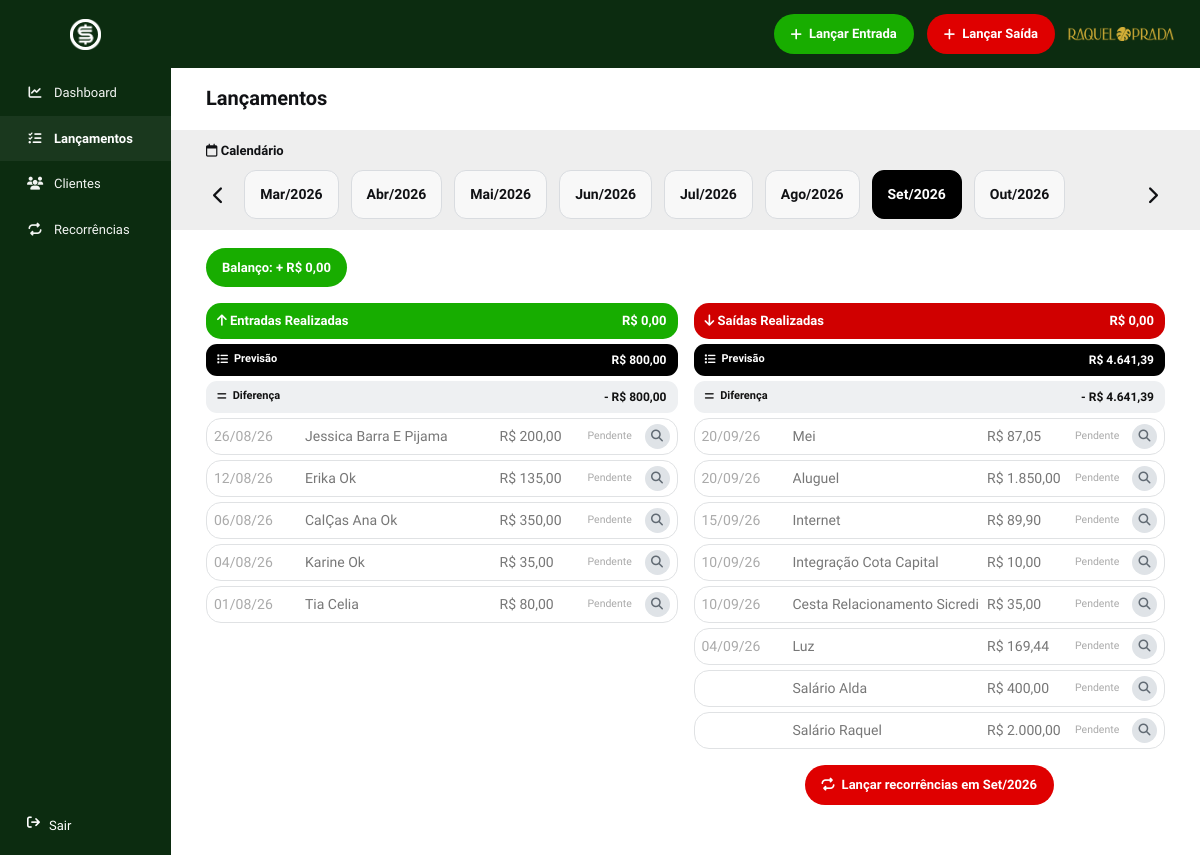
Page /lancamentos (signed in) on the committed database.
### tables this page shows
CREATE TABLE transactions (
  id BIGINT UNSIGNED AUTO_INCREMENT PRIMARY KEY,
  kind ENUM('entrada','saida') NOT NULL,
  client_id INT UNSIGNED NULL,
  item VARCHAR(190) NOT NULL,
  amount DECIMAL(12,2) NOT NULL DEFAULT 0,
  payment_method VARCHAR(40) NULL,
  installments VARCHAR(20) NULL,
  brand VARCHAR(40) NULL,
  status ENUM('Pago','Pendente') NOT NULL DEFAULT 'Pago',
  transaction_date DATE NULL,
  period_month DATE NOT NULL,
  notes TEXT NULL,
  installment_group CHAR(32) NULL,
  installment_number TINYINT UNSIGNED NULL,
  installment_total TINYINT UNSIGNED NULL,
  original_date DATE NULL,
  created_at TIMESTAMP NOT NULL DEFAULT CURRENT_TIMESTAMP,
  INDEX idx_transactions_period(period_month),
  INDEX idx_transactions_kind(kind),
  INDEX idx_transactions_due(transaction_date,status,payment_method),
  INDEX idx_transactions_group(installment_group),
  CONSTRAINT fk_transactions_client FOREIGN KEY(client_id) REFERENCES clients(id) ON DELETE SET NULL
);

### app/controllers/TransactionController.php (called while the page is built, shortened)
<?php
class TransactionController {
    public function index(): void {
        require_auth(); $tx=new Transaction(db());
        $months=$tx->monthsAvailable(); $month=month_start($_GET['month'] ?? date('Y-m-01'));
        $data=$tx->monthly($month); $summary=$tx->monthlySummary($month); $balance=$tx->currentBalance($month);
        require __DIR__.'/../views/transactions/index.php';
    }
}

### app/helpers/helpers.php (called while the page is built, shortened)
<?php
function e(mixed $value): string {
    return htmlspecialchars((string)$value, ENT_QUOTES, 'UTF-8');
}
function money(float|int|null $value): string {
    return 'R$ ' . number_format((float)$value, 2, ',', '.');
}
function money_signed(float|int|null $value): string {
    $n = (float)$value;
    return ($n >= 0 ? '+ ' : '- ') . money(abs($n));
}
function date_br(?string $date): string {
    return $date ? date('d/m/y', strtotime($date)) : '';
}
function month_label(string $ymd): string {
    $months = ['jan','fev','mar','abr','mai','jun','jul','ago','set','out','nov','dez'];
    $t = strtotime($ymd);
    return ucfirst($months[(int)date('n', $t) - 1]) . '/' . date('Y', $t);
}
function month_start(?string $value): string {
    if ($value && preg_match('/^\d{4}-\d{2}/', $value)) {
        $ts = strtotime(substr($value, 0, 7) . '-01');
        if ($ts !== false) return date('Y-m-01', $ts);
    }
    return date('Y-m-01');
}
function base_url(): string {
    $script = str_replace('\\', '/', $_SERVER['SCRIPT_NAME'] ?? '/index.php');
    $dir = rtrim(str_replace('/index.php', '', $script), '/');
    return $dir === '/' ? '' : $dir;
}
function url(string $route, array $query = []): string {
    $path = base_url() . '/' . ltrim($route, '/');
    if ($query) $path .= '?' . http_build_query($query);
    return $path;
}
function add_month_same_day(string $date, int $months): string {
    $dt = new DateTime($date);
    $day = (int)$dt->format('d');
    $base = new DateTime($dt->format('Y-m-01'));
    $base->modify(($months >= 0 ? '+' : '') . $months . ' month');
    $last = (int)$base->format('t');
    $base->setDate((int)$base->format('Y'), (int)$base->format('m'), min($day, $last));
    return $base->format('Y-m-d');
}

### app/models/Transaction.php (called while the page is built, shortened)
<?php
class Transaction {
    public function monthly(string $month): array {
        $st = $this->db->prepare('SELECT t.*, c.name AS client_name FROM transactions t LEFT JOIN clients c ON c.id=t.client_id WHERE t.period_month=? ORDER BY t.transaction_date DESC, t.id DESC');
        $st->execute([month_start($month)]);
        $rows=$st->fetchAll();
        $out=['entrada'=>[],'saida'=>[]];
        foreach($rows as $row) $out[$row['kind']][]=$row;
        return $out;
    }
    public function monthlySummary(string $month): array {
        $st = $this->db->prepare(
            "SELECT kind,
                COALESCE(SUM(CASE WHEN status='Pago' THEN amount ELSE 0 END),0) AS paid_total,
                COALESCE(SUM(amount),0) AS total
             FROM transactions
             WHERE period_month=?
             GROUP BY kind"
        );
        $st->execute([month_start($month)]);
        $summary = [
            'entrada' => ['paid' => 0.0, 'total' => 0.0, 'difference' => 0.0],
            'saida' => ['paid' => 0.0, 'total' => 0.0, 'difference' => 0.0],
        ];
        foreach ($st->fetchAll() as $row) {
            $kind = (string)$row['kind'];
            $summary[$kind]['paid'] = (float)$row['paid_total'];
            $summary[$kind]['total'] = (float)$row['total'];
            $summary[$kind]['difference'] = $summary[$kind]['paid'] - $summary[$kind]['total'];
        }
        return $summary;
    }
    public function currentBalance(string $month): float {
    $st = $this->db->prepare("
        SELECT COALESCE(
            SUM(
                CASE
                    WHEN kind = 'entrada' AND status = 'Pago' THEN amount
                    WHEN kind = 'saida' AND status = 'Pago' THEN -amount
                    ELSE 0
                END
            ),
            0
        )
        FROM transactions
        WHERE period_month = ?
    ");
    $st->execute([month_start($month)]);
    return (float)$st->fetchColumn();
}
}

### config/database.php (called while the page is built, shortened)
<?php
function db(): PDO {
    static $pdo = null;
    if ($pdo instanceof PDO) return $pdo;
    $dsn = sprintf('mysql:host=%s;port=%s;dbname=%s;charset=utf8mb4', DB_HOST, DB_PORT, DB_NAME);
    $pdo = new PDO($dsn, DB_USER, DB_PASS, [
        PDO::ATTR_ERRMODE => PDO::ERRMODE_EXCEPTION,
        PDO::ATTR_DEFAULT_FETCH_MODE => PDO::FETCH_ASSOC,
        PDO::ATTR_EMULATE_PREPARES => false,
    ]);
    return $pdo;
}

### app/views/transactions/index.php (the view, shortened to what this page needs)
<?php require __DIR__ . '/../layouts/header.php'; ?>
<div class="page-title">
    <h1>Lançamentos</h1>
</div>
<section class="calendar-strip panel-light">
    <div class="calendar-title">
        <i class="fa-regular fa-calendar"></i> Calendário
    </div>
    <div class="month-nav">
        <?php
            $prev = add_month_same_day($month, -1);
            $next = add_month_same_day($month, 1);
        ?>
        <a href="<?= e(url('lancamentos', ['month' => $prev])) ?>" class="nav-arrow" aria-label="Mês anterior">
            <i class="fa-solid fa-chevron-left"></i>
        </a>
        <div class="month-scroll">
            <?php foreach ($months as $m): ?>
                <a class="month-pill <?= $m === $month ? 'selected' : '' ?>" href="<?= e(url('lancamentos', ['month' => $m])) ?>">
                    <?= e(month_label($m)) ?>
                </a>
            <?php endforeach; ?>
        </div>
        <a href="<?= e(url('lancamentos', ['month' => $next])) ?>" class="nav-arrow" aria-label="Próximo mês">
            <i class="fa-solid fa-chevron-right"></i>
        </a>
    </div>
</section>
<div class="balance-pill <?= $balance >= 0 ? 'green' : 'red' ?>">
    Balanço: <?= e(money_signed($balance)) ?>
</div>
<div class="entries-grid">
    <?php foreach (['entrada' => 'Entradas', 'saida' => 'Saídas'] as $kind => $label): ?>
        <?php
            $rows = $data[$kind];
            $paid = (float) $summary[$kind]['paid'];
            $total = (float) $summary[$kind]['total'];
            $difference = (float) $summary[$kind]['difference'];
        ?>
        <section class="ledger-column">
            <div class="ledger-head <?= $kind === 'entrada' ? 'in' : 'out' ?>">
                <span>
                    <i class="fa-solid <?= $kind === 'entrada' ? 'fa-arrow-up' : 'fa-arrow-down' ?>"></i>
                    <?= e($label) ?> Realizadas
                </span>
                <strong><?= e(money($paid)) ?></strong>
            </div>
            <div class="ledger-summary-bar total">
                <span><i class="fa-solid fa-list"></i> Previsão</span>
                <strong><?= e(money($total)) ?></strong>
            </div>
            <div class="ledger-summary-bar difference">
                <span><i class="fa-solid fa-equals"></i> Diferença</span>
                <strong><?= e(money_signed($difference)) ?></strong>
            </div>
            <?php foreach ($rows as $r): ?>
                <div class="ledger-row">
                    <span style="color:#aaa;"><?= e(date_br($r['transaction_date'])) ?> </span>
                    <strong style="margin-left: 15px;"><?= ucwords(strtolower(e($r['client_name'] ?: $r['item']))) ?></strong>
                    <span><?= e(money($r['amount'])) ?></span>
                    <span class="mini-status <?= $r['status'] === 'Pago' ? 'paid' : 'pending' ?>"><?= e($r['status']) ?></span>
                    <a class="circle-search" href="<?= e(url($kind, ['id' => $r['id']])) ?>" aria-label="Ver lançamento">
                        <i class="fa-solid fa-magnifying-glass"></i>
                    </a>
                </div>
            <?php endforeach; ?>
            <?php if ($kind === 'saida'): ?>
                <form class="recurring-launch" method="post" action="<?= e(url('lancamentos/recorrencias')) ?>">
                    <button class="btn btn-red" type="submit">
                        <i class="fa-solid fa-repeat"></i>
                        Lançar recorrências em <?= e(month_label($month)) ?>
                    </button>
                </form>
            <?php endif; ?>
        </section>
    <?php endforeach; ?>
</div>
<?php require __DIR__ . '/../layouts/footer.php'; ?>

### public/assets/css/style.css (style rules this page uses)
:root { --green: #0c2c10; --green2: #16ad00; --red: #d00000; --blue: #0867c7; --text: #101114; --muted: #727780; --line: #e2e4e7; --soft: #fafafa; --shadow: 0 8px 24px rgba(0, 0, 0, 0.04); }
* { box-sizing: border-box; }
html, body { margin: 0; min-height: 100%; font-family: "Geist", sans-serif; color: var(--text); background: #fff; }
body { font-size: 14px; }
a { text-decoration: none; color: inherit; }
button, input, select, textarea { font: inherit; }
.btn { display: inline-flex; align-items: center; justify-content: center; gap: 7px; border: 0; border-radius: 24px; padding: 10px 17px; min-height: 40px; font-weight: 700; font-size: 13px; cursor: pointer; transition: 0.15s ease; }
.btn-red { background: #df0000; color: #fff; }
.recurring-launch { margin-top: 16px; display: flex; justify-content: center; }
.page-title { display: flex; align-items: center; justify-content: space-between; margin-bottom: 20px; }
.page-title h1 { margin: 0; font-size: 20px; font-weight: 800; }
.pending { color: #aaa; }
.circle-search, .circle-delete { width: 25px; height: 25px; display: inline-flex; align-items: center; justify-content: center; border-radius: 50%; border: 0; cursor: pointer; }
.circle-search { background: #dfe3e7; color: #616a73; font-size: 12px; }
.panel-light { background: #eee; border-radius: 0; margin: 0 -35px; padding: 11px 35px 9px; }
.calendar-title { font-size: 13px; font-weight: 800; margin-bottom: 9px; }
.month-nav { display: flex; align-items: center; gap: 12px; }
.month-scroll { display: flex; gap: 12px; overflow-x: auto; padding: 0 1px 2px; scrollbar-width: none; flex: 1; }
.month-pill { background: #f8f8f8; border: 1px solid #d9dce0; border-radius: 12px; padding: 13px 15px; font-weight: 800; min-width: 83px; text-align: center; white-space: nowrap; }
.month-pill.selected { background: #000; color: #fff; border-color: #000; }
.nav-arrow { font-size: 18px; padding: 7px; }
.balance-pill, .rec-total { display: inline-flex; margin: 18px 0 16px; padding: 10px 16px; border-radius: 22px; color: #fff; font-weight: 800; font-size: 13px; }
.balance-pill.green { background: #18ad00; }
.entries-grid { display: grid; grid-template-columns: 1fr 1fr; gap: 16px; }
.ledger-head { display: flex; justify-content: space-between; align-items: center; color: #fff; border-radius: 15px; padding: 8px 11px; font-size: 13px; font-weight: 800; }
.ledger-head.in { background: #17ad00; }
.ledger-head.out { background: #d00000; }
.ledger-summary-bar { display: flex; align-items: center; justify-content: space-between; border-radius: 11px; padding: 7px 11px; margin-top: 5px; font-size: 11px; font-weight: 800; box-sizing: border-box; }
.ledger-summary-bar.total { background: #000; color: #fff; }
.ledger-summary-bar.difference { background: #eef0f2; color: #111; }
.ledger-summary-bar span { display: inline-flex; align-items: center; gap: 6px; }
.ledger-summary-bar strong { font-size: 12px; }
.ledger-row { display: grid; grid-template-columns: 70px minmax(0, 1fr) 82px 51px 25px; gap: 6px; align-items: center; border: 1px solid #e0e2e4; border-radius: 15px; padding: 5px 7px; margin-top: 5px; color: #777; font-size: 14px; }
.ledger-row strong { font-weight: 400; white-space: nowrap; overflow: hidden; text-overflow: ellipsis; }
.mini-status { font-size: 10.5px; }
::placeholder { color: #ccc; opacity: 1; }

### rows in the picture
transactions: transaction_date "Ago/2026", period_month "Set/2026", transaction_date "01/08/26", item "Tia Celia", amount "R$ 80,00", status "Pendente"
transactions: transaction_date "26/08/26", item "Jessica Barra E Pijama", amount "R$ 200,00", status "Pendente"
transactions: transaction_date "12/08/26", item "Erika Ok", amount "R$ 135,00", status "Pendente"
transactions: transaction_date "06/08/26", item "CalÇas Ana Ok", amount "R$ 350,00", status "Pendente"
transactions: transaction_date "04/08/26", item "Karine Ok", amount "R$ 35,00", status "Pendente"
transactions: transaction_date "20/09/26", item "Mei", amount "R$ 87,05", status "Pendente"
transactions: transaction_date "20/09/26", item "Aluguel", amount "R$ 1.850,00", status "Pendente"
transactions: transaction_date "15/09/26", item "Internet", amount "R$ 89,90", status "Pendente"
transactions: transaction_date "10/09/26", item "Integração Cota Capital", amount "R$ 10,00", status "Pendente"
transactions: transaction_date "10/09/26", item "Cesta Relacionamento Sicredi", amount "R$ 35,00", status "Pendente"
transactions: transaction_date "04/09/26", item "Luz", amount "R$ 169,44", status "Pendente"
transactions: item "Salário Alda", amount "R$ 400,00", status "Pendente"
transactions: item "Salário Raquel", amount "R$ 2.000,00", status "Pendente"

### other values in the picture
month_label($m) "Mar/2026"
month_label($m) "Abr/2026"
month_label($m) "Mai/2026"
month_label($m) "Jun/2026"
month_label($m) "Jul/2026"
month_label($m) "Out/2026"
money_signed($balance) "+ R$ 0,00"
$label "Entradas"
money($paid) "R$ 0,00"
money($total) "R$ 800,00"
money_signed($difference) "- R$ 800,00"
$label "Saídas"
money($total) "R$ 4.641,39"
money_signed($difference) "- R$ 4.641,39"
